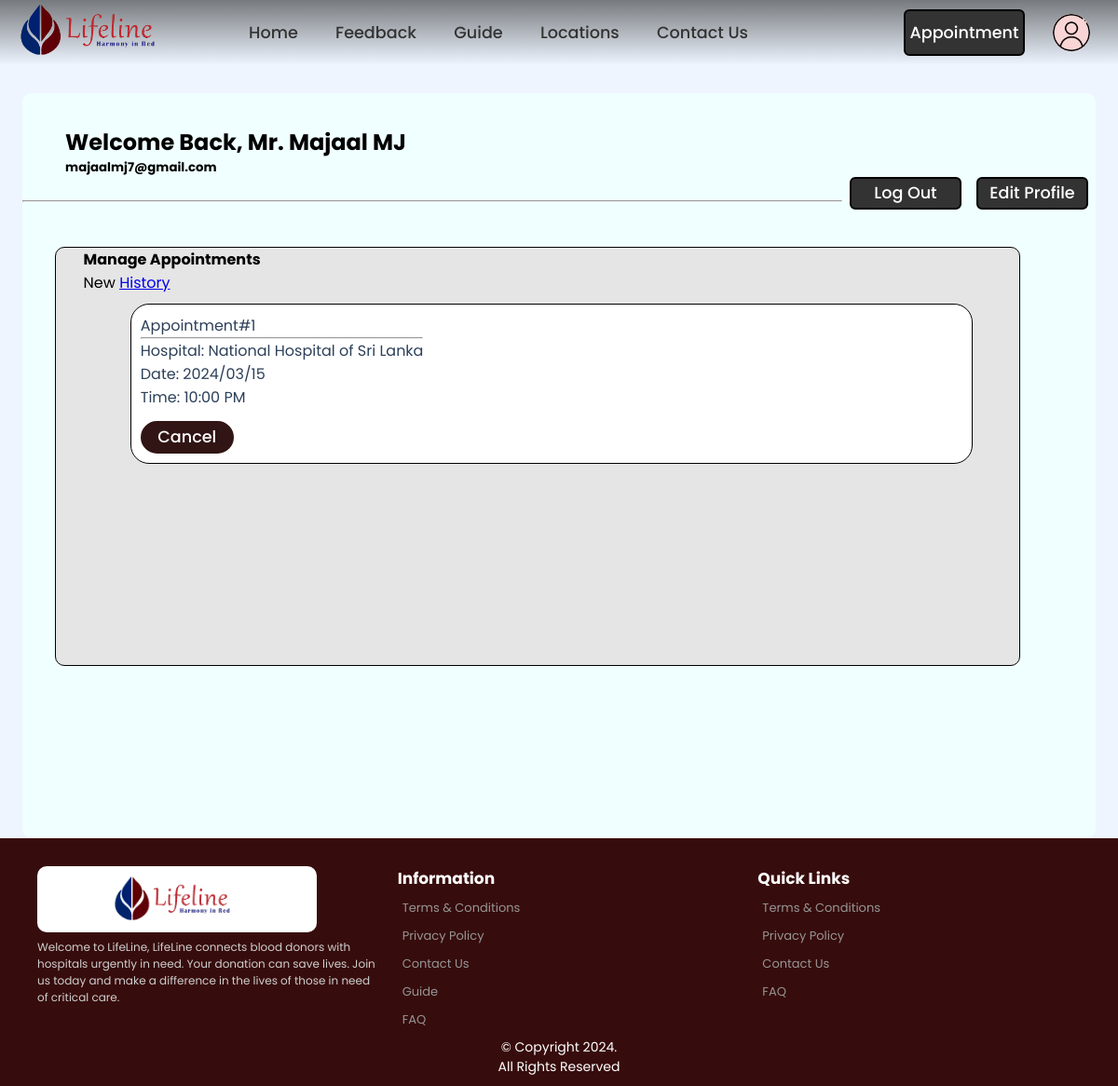
Screenshot of /donor_panel.php (signed in) with the database file from the repository.
### tables this page shows
CREATE TABLE
    appointment (
        Appointment_id INT AUTO_INCREMENT NOT NULL,
        A_Donor_id INT NULL,
        A_Guest_id INT NULL,
        A_Date VARCHAR(20) NOT NULL,
        A_Time VARCHAR(20) NOT NULL,
        A_Meridiem VARCHAR(2) NOT NULL,
        A_Hospital_id INT NOT NULL,
        Status BOOLEAN NULL,
        CONSTRAINT Appointment_PK PRIMARY KEY (Appointment_id),
        CONSTRAINT Appointment_A_Doner_id_FK1 FOREIGN KEY (A_Donor_id) REFERENCES Donor (Donor_id),
        CONSTRAINT Appointment_A_Guest_id_FK2 FOREIGN KEY (A_Guest_id) REFERENCES Guest (Guest_id),
        CONSTRAINT Appointment_A_Hospital_id_FK3 FOREIGN KEY (A_Hospital_id) REFERENCES Hospital (Hospital_id),
        CONSTRAINT Donor_or_Guest CHECK (
            (
                A_Donor_id IS NOT NULL
                AND A_Guest_id IS NULL
            )
            OR (
                A_Donor_id IS NULL
                AND A_Guest_id IS NOT NULL
            )
        )
    );

CREATE TABLE
    hospital (
        Hospital_id INT AUTO_INCREMENT NOT NULL,
        H_Name VARCHAR(50) UNIQUE NOT NULL,
        Tel_no INT (10) NOT NULL,
        Email VARCHAR(100) UNIQUE NOT NULL,
        Line1 VARCHAR(200) NOT NULL,
        City VARCHAR(100) NOT NULL,
        Postal_Code VARCHAR(15) NOT NULL,
        Country VARCHAR(30) NOT NULL,
        H_Password VARCHAR(20) NOT NULL,
        Status BOOLEAN NULL,
        H_Admin_id INT NULL,
        CONSTRAINT Hospital_PK PRIMARY KEY (Hospital_id),
        CONSTRAINT H_Admin_id_FK1 FOREIGN KEY (H_Admin_id) REFERENCES Admin (Admin_id)
    );

### CRUD/donor_manage_appoint.php (called while the page is built, shortened)
<?php
require 'dbh.crud.php';
$query = "SELECT *,
          CONCAT(appointment.A_Time, ' ', appointment.A_meridiem) AS ATM,
          hospital.H_Name AS HospitalName
          FROM appointment
          LEFT JOIN hospital ON appointment.A_Hospital_id = hospital.Hospital_id
          WHERE A_Donor_id=$_SESSION[userID] AND appointment.Status IS NULL ";
$result_appointments = mysqli_query($conn, $query);

### donor_panel.php (the view, shortened to what this page needs)
<?php
require 'header.php';
require 'CRUD/donor_manage_Appoint.php';
?>
<!DOCTYPE html>
<html>
<head>
  <link rel="stylesheet" href="css/donor_panel.css" />
</head>
<body>
  <main class="frame">
    <div class="sec1">
      <div class="row1">
        <?php
        echo "<h2 class=\"title\">Welcome Back, " . $_SESSION['username'] . "</h2>";
        ?>
        <div>
          <?php echo "<h5 class=\"head\">" . $_SESSION['email'] . "</h5>"; ?>
        </div>
        <div class="but1">
          <button class="editB" onclick="document.location='donor_edit.php'">
            Edit Profile
          </button>
        </div>
        <div class="but3">
          <button class="logout" name='logout' onclick="document.location='logout.php' ">Log Out</button>
        </div>
      </div>
    </div>
    <br />
    <hr />
    <br>
    <div class="sec2">
      <div class="container">
        <h4>Manage Appointments</h4>
        <div class="hyperL">
          <label>New</label>
          <a href="donor_appointment_history.php">History</a>
        </div>
        <?php
        while ($row = mysqli_fetch_assoc($result_appointments)) {
          $AppointmentID = $row['Appointment_id'];
          $AppointmentDate = $row['A_Date'];
          $AppointmentTime = $row['ATM'];
          $HospitalName = $row['HospitalName'];
        ?>
          <div class="temp">
            <div class="info">
              <label> Appointment#<?php echo $AppointmentID ?></label>
              <hr>
              <label>Hospital: <?php echo $HospitalName ?></label>
              <br>
              <label>Date: <?php echo $AppointmentDate ?></label>
              <br>
              <label>Time: <?php echo $AppointmentTime ?></label>
              <br>
              </div>
              <form method="post">
                <button class="Cancelled" name="Cancel" type="submit" onclick="return confirm('Are You Sure ?')">Cancel</button>
              </form>
              </div>
          <?php
        }
          ?>
  </main>
</body>
</html>
<?php
require 'footer.php';
?>

### css/index.css (style rules this page uses)
* { margin: 0; padding: 0; box-sizing: border-box; font-family: 'Poppins', sans-serif; }
body { justify-content: center; align-items: center; background-color:#EEF5FF; margin-top: 100px; min-height: 100vh; }

### css/donor_panel.css (style rules this page uses)
.frame { background-color:azure; border-color: black; border: 2%; border-radius: 10px; width: 96%; height: 100%; padding: auto; margin:auto; z-index: 1; }
.row1 { margin-left: 30%; }
.editB,.logout { float:right; margin: 0 8px; width: 120px; height: 35px; border: 2px solid #000000; outline:none; border-radius: 6px; font-size: 1.1em; color: white; background-color: #333; font-weight: 500; transition: .5s; }
.row1,.editB,.logout { display: inline; }
.container { margin: auto; border-radius: 10px; border: 1px solid #000000; background-color:#E5E5E5; padding-left: 30px; width: 90%; height: 450px; overflow: hidden; overflow-y: scroll; }
.post,.Edit,.Cancel,.Cancelled,.Approved { display: block; margin-top: 1.5%; margin-right: 5%; width: 100px; height: 35px; border: 2px solid #311414; outline:none; border-radius: 50px; font-size: 1.1em; color: white; cursor: pointer; background-color: #311414; font-weight: 500; transition: .5s; }
.temp .info,.Cancelled,.Approved { display: inline-block; }
.temp .info,.Edit,.Cancel { display: inline-block; }
.temp { color: #2D4059; border: 1px solid black; background-color: white; width: 90%; padding: 10px; border-radius: 20px; display: block; margin: auto; margin-top: 1%; }
.container { margin-top: 2%; margin-left: 3%; }
.title { padding-top: 3%; }
.title,.head { margin-left: 4%; }

### rows the page displays
appointment: Appointment_id "1", A_Hospital.H_Name "National Hospital of Sri Lanka", A_Date "2024/03/15", AppointmentTime "10:00 PM"

### other values shown
$_SESSION['username'] "Mr. Majaal MJ"
$_SESSION['email'] "majaalmj7@gmail.com"
